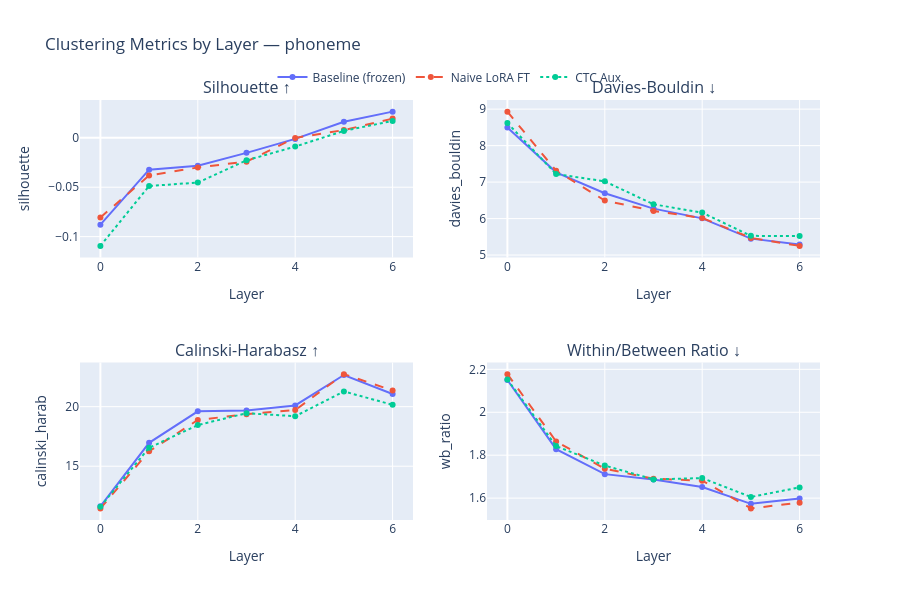
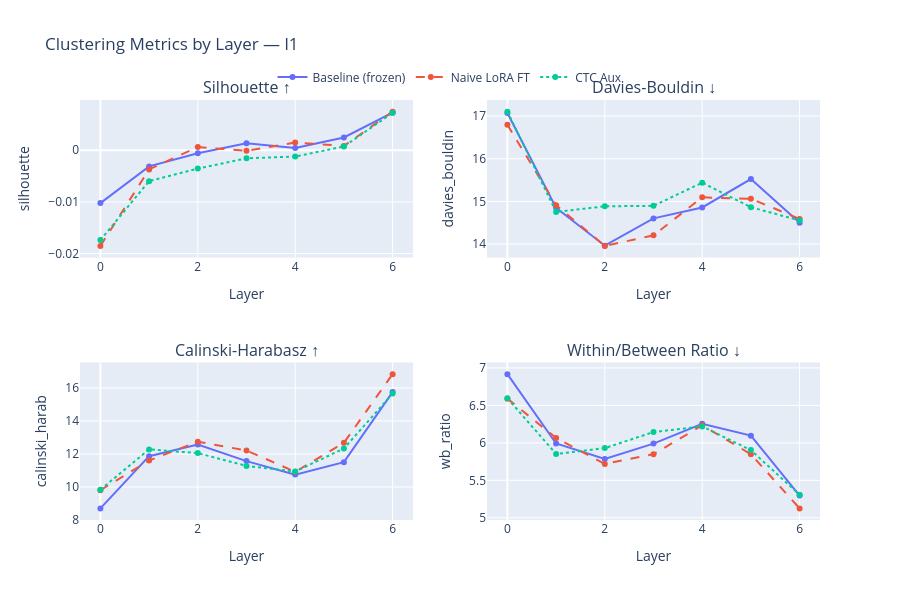
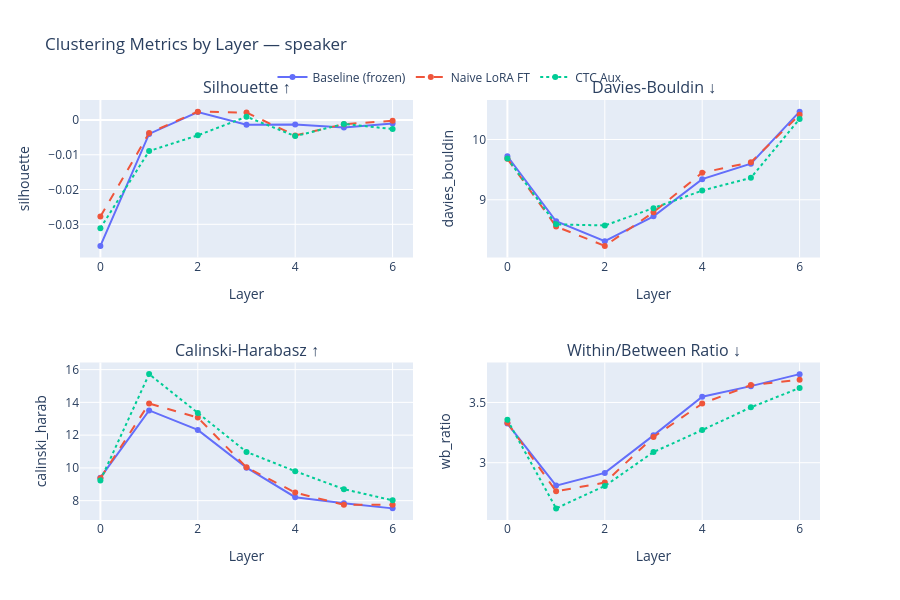

Write notebook code for charts like these, in order.
### Markdown cell above
---
# Section 3 — Layer Progression Charts

### Code cell
# ── 3a. Per-label metric progression ─────────────────────────────────────────
for label_type in LABEL_TYPES:
    sub = df[df["label_type"] == label_type]
    fig = make_subplots(rows=2, cols=2,
                        subplot_titles=[t for t, _ in METRICS.values()])
    positions = [(1,1),(1,2),(2,1),(2,2)]
    for (metric, (title, _)), (r, c) in zip(METRICS.items(), positions):
        for key in MODELS:
            msub = sub[sub["model"] == key].sort_values("layer")
            s    = MODEL_STYLES.get(key, {})
            fig.add_trace(go.Scatter(
                x=msub["layer"], y=msub[metric],
                name=s.get("label", key), legendgroup=key,
                showlegend=(r == 1 and c == 1),
                line=dict(color=s.get("color"), dash=s.get("dash"), width=2),
                mode="lines+markers",
            ), row=r, col=c)
        fig.update_xaxes(title_text="Layer", row=r, col=c)
        fig.update_yaxes(title_text=metric[:14], row=r, col=c)
    fig.update_layout(
        title=f"Clustering Metrics by Layer — {label_type}",
        height=600,
        legend=dict(orientation="h", yanchor="bottom", y=1.02, xanchor="center", x=0.5),
    )
    fig.show()

### Figure 1 — Plotly figure (JSON) as saved in the notebook; plotly's stock layout.template omitted (floating-point values rounded to 4 significant figures)
{"data": [{"legendgroup": "baseline", "line": {"color": "#636EFA", "dash": "solid", "width": 2}, "mode": "lines+markers", "name": "Baseline (frozen)", "showlegend": true, "type": "scatter", "x": [0, 1, 2, 3, 4, 5, 6], "xaxis": "x", "y": [-0.08789, -0.03224, -0.02833, -0.0152, -0.001065, 0.0162, 0.02654], "yaxis": "y"}, {"legendgroup": "baseline_lora", "line": {"color": "#EF553B", "dash": "dash", "width": 2}, "mode": "lines+markers", "name": "Naive LoRA FT", "showlegend": true, "type": "scatter", "x": [0, 1, 2, 3, 4, 5, 6], "xaxis": "x", "y": [-0.08056, -0.03806, -0.03, -0.02409, -7.998e-05, 0.007898, 0.01948], "yaxis": "y"}, {"legendgroup": "ctc_aux", "line": {"color": "#00CC96", "dash": "dot", "width": 2}, "mode": "lines+markers", "name": "CTC Aux", "showlegend": true, "type": "scatter", "x": [0, 1, 2, 3, 4, 5, 6], "xaxis": "x", "y": [-0.1094, -0.04875, -0.04529, -0.02272, -0.008864, 0.007047, 0.01712], "yaxis": "y"}, {"legendgroup": "baseline", "line": {"color": "#636EFA", "dash": "solid", "width": 2}, "mode": "lines+markers", "name": "Baseline (frozen)", "showlegend": false, "type": "scatter", "x": [0, 1, 2, 3, 4, 5, 6], "xaxis": "x2", "y": [8.497, 7.267, 6.695, 6.273, 6.006, 5.45, 5.292], "yaxis": "y2"}, {"legendgroup": "baseline_lora", "line": {"color": "#EF553B", "dash": "dash", "width": 2}, "mode": "lines+markers", "name": "Naive LoRA FT", "showlegend": false, "type": "scatter", "x": [0, 1, 2, 3, 4, 5, 6], "xaxis": "x2", "y": [8.932, 7.312, 6.495, 6.21, 6.016, 5.47, 5.252], "yaxis": "y2"}, {"legendgroup": "ctc_aux", "line": {"color": "#00CC96", "dash": "dot", "width": 2}, "mode": "lines+markers", "name": "CTC Aux", "showlegend": false, "type": "scatter", "x": [0, 1, 2, 3, 4, 5, 6], "xaxis": "x2", "y": [8.619, 7.221, 7.021, 6.392, 6.164, 5.526, 5.525], "yaxis": "y2"}, {"legendgroup": "baseline", "line": {"color": "#636EFA", "dash": "solid", "width": 2}, "mode": "lines+markers", "name": "Baseline (frozen)", "showlegend": false, "type": "scatter", "x": [0, 1, 2, 3, 4, 5, 6], "xaxis": "x3", "y": [11.63, 16.96, 19.61, 19.68, 20.1, 22.66, 21.06], "yaxis": "y3"}, {"legendgroup": "baseline_lora", "line": {"color": "#EF553B", "dash": "dash", "width": 2}, "mode": "lines+markers", "name": "Naive LoRA FT", "showlegend": false, "type": "scatter", "x": [0, 1, 2, 3, 4, 5, 6], "xaxis": "x3", "y": [11.46, 16.25, 18.88, 19.37, 19.71, 22.73, 21.36], "yaxis": "y3"}, {"legendgroup": "ctc_aux", "line": {"color": "#00CC96", "dash": "dot", "width": 2}, "mode": "lines+markers", "name": "CTC Aux", "showlegend": false, "type": "scatter", "x": [0, 1, 2, 3, 4, 5, 6], "xaxis": "x3", "y": [11.61, 16.55, 18.46, 19.45, 19.2, 21.28, 20.15], "yaxis": "y3"}, {"legendgroup": "baseline", "line": {"color": "#636EFA", "dash": "solid", "width": 2}, "mode": "lines+markers", "name": "Baseline (frozen)", "showlegend": false, "type": "scatter", "x": [0, 1, 2, 3, 4, 5, 6], "xaxis": "x4", "y": [2.15, 1.828, 1.712, 1.687, 1.652, 1.574, 1.599], "yaxis": "y4"}, {"legendgroup": "baseline_lora", "line": {"color": "#EF553B", "dash": "dash", "width": 2}, "mode": "lines+markers", "name": "Naive LoRA FT", "showlegend": false, "type": "scatter", "x": [0, 1, 2, 3, 4, 5, 6], "xaxis": "x4", "y": [2.178, 1.864, 1.737, 1.691, 1.681, 1.552, 1.579], "yaxis": "y4"}, {"legendgroup": "ctc_aux", "line": {"color": "#00CC96", "dash": "dot", "width": 2}, "mode": "lines+markers", "name": "CTC Aux", "showlegend": false, "type": "scatter", "x": [0, 1, 2, 3, 4, 5, 6], "xaxis": "x4", "y": [2.153, 1.843, 1.752, 1.687, 1.694, 1.605, 1.65], "yaxis": "y4"}], "layout": {"annotations": [{"font": {"size": 16}, "showarrow": false, "text": "Silhouette ↑", "x": 0.225, "xanchor": "center", "xref": "paper", "y": 1, "yanchor": "bottom", "yref": "paper"}, {"font": {"size": 16}, "showarrow": false, "text": "Davies-Bouldin ↓", "x": 0.775, "xanchor": "center", "xref": "paper", "y": 1, "yanchor": "bottom", "yref": "paper"}, {"font": {"size": 16}, "showarrow": false, "text": "Calinski-Harabasz ↑", "x": 0.225, "xanchor": "center", "xref": "paper", "y": 0.375, "yanchor": "bottom", "yref": "paper"}, {"font": {"size": 16}, "showarrow": false, "text": "Within/Between Ratio ↓", "x": 0.775, "xanchor": "center", "xref": "paper", "y": 0.375, "yanchor": "bottom", "yref": "paper"}], "height": 600, "legend": {"orientation": "h", "x": 0.5, "xanchor": "center", "y": 1.02, "yanchor": "bottom"}, "title": {"text": "Clustering Metrics by Layer — phoneme"}, "xaxis": {"anchor": "y", "domain": [0, 0.45], "title": {"text": "Layer"}}, "xaxis2": {"anchor": "y2", "domain": [0.55, 1], "title": {"text": "Layer"}}, "xaxis3": {"anchor": "y3", "domain": [0, 0.45], "title": {"text": "Layer"}}, "xaxis4": {"anchor": "y4", "domain": [0.55, 1], "title": {"text": "Layer"}}, "yaxis": {"anchor": "x", "domain": [0.625, 1], "title": {"text": "silhouette"}}, "yaxis2": {"anchor": "x2", "domain": [0.625, 1], "title": {"text": "davies_bouldin"}}, "yaxis3": {"anchor": "x3", "domain": [0, 0.375], "title": {"text": "calinski_harab"}}, "yaxis4": {"anchor": "x4", "domain": [0, 0.375], "title": {"text": "wb_ratio"}}}}

### Figure 2 — Plotly figure (JSON) as saved in the notebook; plotly's stock layout.template omitted (floating-point values rounded to 4 significant figures)
{"data": [{"legendgroup": "baseline", "line": {"color": "#636EFA", "dash": "solid", "width": 2}, "mode": "lines+markers", "name": "Baseline (frozen)", "showlegend": true, "type": "scatter", "x": [0, 1, 2, 3, 4, 5, 6], "xaxis": "x", "y": [-0.01023, -0.003119, -0.0005839, 0.001374, 0.0004368, 0.002477, 0.007286], "yaxis": "y"}, {"legendgroup": "baseline_lora", "line": {"color": "#EF553B", "dash": "dash", "width": 2}, "mode": "lines+markers", "name": "Naive LoRA FT", "showlegend": true, "type": "scatter", "x": [0, 1, 2, 3, 4, 5, 6], "xaxis": "x", "y": [-0.01851, -0.003712, 0.0006301, -0.0001063, 0.001495, 0.0008354, 0.007486], "yaxis": "y"}, {"legendgroup": "ctc_aux", "line": {"color": "#00CC96", "dash": "dot", "width": 2}, "mode": "lines+markers", "name": "CTC Aux", "showlegend": true, "type": "scatter", "x": [0, 1, 2, 3, 4, 5, 6], "xaxis": "x", "y": [-0.01739, -0.005977, -0.003553, -0.001556, -0.001213, 0.0007389, 0.007248], "yaxis": "y"}, {"legendgroup": "baseline", "line": {"color": "#636EFA", "dash": "solid", "width": 2}, "mode": "lines+markers", "name": "Baseline (frozen)", "showlegend": false, "type": "scatter", "x": [0, 1, 2, 3, 4, 5, 6], "xaxis": "x2", "y": [17.07, 14.85, 13.96, 14.6, 14.86, 15.53, 14.5], "yaxis": "y2"}, {"legendgroup": "baseline_lora", "line": {"color": "#EF553B", "dash": "dash", "width": 2}, "mode": "lines+markers", "name": "Naive LoRA FT", "showlegend": false, "type": "scatter", "x": [0, 1, 2, 3, 4, 5, 6], "xaxis": "x2", "y": [16.8, 14.91, 13.96, 14.21, 15.1, 15.06, 14.59], "yaxis": "y2"}, {"legendgroup": "ctc_aux", "line": {"color": "#00CC96", "dash": "dot", "width": 2}, "mode": "lines+markers", "name": "CTC Aux", "showlegend": false, "type": "scatter", "x": [0, 1, 2, 3, 4, 5, 6], "xaxis": "x2", "y": [17.1, 14.76, 14.89, 14.9, 15.44, 14.87, 14.56], "yaxis": "y2"}, {"legendgroup": "baseline", "line": {"color": "#636EFA", "dash": "solid", "width": 2}, "mode": "lines+markers", "name": "Baseline (frozen)", "showlegend": false, "type": "scatter", "x": [0, 1, 2, 3, 4, 5, 6], "xaxis": "x3", "y": [8.703, 11.87, 12.57, 11.57, 10.75, 11.5, 15.75], "yaxis": "y3"}, {"legendgroup": "baseline_lora", "line": {"color": "#EF553B", "dash": "dash", "width": 2}, "mode": "lines+markers", "name": "Naive LoRA FT", "showlegend": false, "type": "scatter", "x": [0, 1, 2, 3, 4, 5, 6], "xaxis": "x3", "y": [9.804, 11.6, 12.74, 12.21, 10.92, 12.68, 16.84], "yaxis": "y3"}, {"legendgroup": "ctc_aux", "line": {"color": "#00CC96", "dash": "dot", "width": 2}, "mode": "lines+markers", "name": "CTC Aux", "showlegend": false, "type": "scatter", "x": [0, 1, 2, 3, 4, 5, 6], "xaxis": "x3", "y": [9.837, 12.28, 12.05, 11.28, 10.93, 12.33, 15.66], "yaxis": "y3"}, {"legendgroup": "baseline", "line": {"color": "#636EFA", "dash": "solid", "width": 2}, "mode": "lines+markers", "name": "Baseline (frozen)", "showlegend": false, "type": "scatter", "x": [0, 1, 2, 3, 4, 5, 6], "xaxis": "x4", "y": [6.917, 5.992, 5.786, 5.99, 6.255, 6.096, 5.297], "yaxis": "y4"}, {"legendgroup": "baseline_lora", "line": {"color": "#EF553B", "dash": "dash", "width": 2}, "mode": "lines+markers", "name": "Naive LoRA FT", "showlegend": false, "type": "scatter", "x": [0, 1, 2, 3, 4, 5, 6], "xaxis": "x4", "y": [6.59, 6.065, 5.719, 5.848, 6.234, 5.848, 5.126], "yaxis": "y4"}, {"legendgroup": "ctc_aux", "line": {"color": "#00CC96", "dash": "dot", "width": 2}, "mode": "lines+markers", "name": "CTC Aux", "showlegend": false, "type": "scatter", "x": [0, 1, 2, 3, 4, 5, 6], "xaxis": "x4", "y": [6.596, 5.851, 5.93, 6.144, 6.22, 5.903, 5.308], "yaxis": "y4"}], "layout": {"annotations": [{"font": {"size": 16}, "showarrow": false, "text": "Silhouette ↑", "x": 0.225, "xanchor": "center", "xref": "paper", "y": 1, "yanchor": "bottom", "yref": "paper"}, {"font": {"size": 16}, "showarrow": false, "text": "Davies-Bouldin ↓", "x": 0.775, "xanchor": "center", "xref": "paper", "y": 1, "yanchor": "bottom", "yref": "paper"}, {"font": {"size": 16}, "showarrow": false, "text": "Calinski-Harabasz ↑", "x": 0.225, "xanchor": "center", "xref": "paper", "y": 0.375, "yanchor": "bottom", "yref": "paper"}, {"font": {"size": 16}, "showarrow": false, "text": "Within/Between Ratio ↓", "x": 0.775, "xanchor": "center", "xref": "paper", "y": 0.375, "yanchor": "bottom", "yref": "paper"}], "height": 600, "legend": {"orientation": "h", "x": 0.5, "xanchor": "center", "y": 1.02, "yanchor": "bottom"}, "title": {"text": "Clustering Metrics by Layer — l1"}, "xaxis": {"anchor": "y", "domain": [0, 0.45], "title": {"text": "Layer"}}, "xaxis2": {"anchor": "y2", "domain": [0.55, 1], "title": {"text": "Layer"}}, "xaxis3": {"anchor": "y3", "domain": [0, 0.45], "title": {"text": "Layer"}}, "xaxis4": {"anchor": "y4", "domain": [0.55, 1], "title": {"text": "Layer"}}, "yaxis": {"anchor": "x", "domain": [0.625, 1], "title": {"text": "silhouette"}}, "yaxis2": {"anchor": "x2", "domain": [0.625, 1], "title": {"text": "davies_bouldin"}}, "yaxis3": {"anchor": "x3", "domain": [0, 0.375], "title": {"text": "calinski_harab"}}, "yaxis4": {"anchor": "x4", "domain": [0, 0.375], "title": {"text": "wb_ratio"}}}}

### Figure 3 — Plotly figure (JSON) as saved in the notebook; plotly's stock layout.template omitted (floating-point values rounded to 4 significant figures)
{"data": [{"legendgroup": "baseline", "line": {"color": "#636EFA", "dash": "solid", "width": 2}, "mode": "lines+markers", "name": "Baseline (frozen)", "showlegend": true, "type": "scatter", "x": [0, 1, 2, 3, 4, 5, 6], "xaxis": "x", "y": [-0.0362, -0.004015, 0.002274, -0.001343, -0.001273, -0.00219, -0.0009965], "yaxis": "y"}, {"legendgroup": "baseline_lora", "line": {"color": "#EF553B", "dash": "dash", "width": 2}, "mode": "lines+markers", "name": "Naive LoRA FT", "showlegend": true, "type": "scatter", "x": [0, 1, 2, 3, 4, 5, 6], "xaxis": "x", "y": [-0.02778, -0.003761, 0.002397, 0.002116, -0.004445, -0.001202, -0.0002294], "yaxis": "y"}, {"legendgroup": "ctc_aux", "line": {"color": "#00CC96", "dash": "dot", "width": 2}, "mode": "lines+markers", "name": "CTC Aux", "showlegend": true, "type": "scatter", "x": [0, 1, 2, 3, 4, 5, 6], "xaxis": "x", "y": [-0.03111, -0.008939, -0.00443, 0.0009278, -0.004646, -0.001137, -0.0026], "yaxis": "y"}, {"legendgroup": "baseline", "line": {"color": "#636EFA", "dash": "solid", "width": 2}, "mode": "lines+markers", "name": "Baseline (frozen)", "showlegend": false, "type": "scatter", "x": [0, 1, 2, 3, 4, 5, 6], "xaxis": "x2", "y": [9.722, 8.644, 8.313, 8.725, 9.342, 9.599, 10.46], "yaxis": "y2"}, {"legendgroup": "baseline_lora", "line": {"color": "#EF553B", "dash": "dash", "width": 2}, "mode": "lines+markers", "name": "Naive LoRA FT", "showlegend": false, "type": "scatter", "x": [0, 1, 2, 3, 4, 5, 6], "xaxis": "x2", "y": [9.679, 8.556, 8.235, 8.795, 9.449, 9.623, 10.41], "yaxis": "y2"}, {"legendgroup": "ctc_aux", "line": {"color": "#00CC96", "dash": "dot", "width": 2}, "mode": "lines+markers", "name": "CTC Aux", "showlegend": false, "type": "scatter", "x": [0, 1, 2, 3, 4, 5, 6], "xaxis": "x2", "y": [9.684, 8.592, 8.574, 8.859, 9.152, 9.365, 10.34], "yaxis": "y2"}, {"legendgroup": "baseline", "line": {"color": "#636EFA", "dash": "solid", "width": 2}, "mode": "lines+markers", "name": "Baseline (frozen)", "showlegend": false, "type": "scatter", "x": [0, 1, 2, 3, 4, 5, 6], "xaxis": "x3", "y": [9.405, 13.51, 12.32, 10.01, 8.213, 7.836, 7.529], "yaxis": "y3"}, {"legendgroup": "baseline_lora", "line": {"color": "#EF553B", "dash": "dash", "width": 2}, "mode": "lines+markers", "name": "Naive LoRA FT", "showlegend": false, "type": "scatter", "x": [0, 1, 2, 3, 4, 5, 6], "xaxis": "x3", "y": [9.374, 13.93, 13.07, 10.03, 8.495, 7.747, 7.747], "yaxis": "y3"}, {"legendgroup": "ctc_aux", "line": {"color": "#00CC96", "dash": "dot", "width": 2}, "mode": "lines+markers", "name": "CTC Aux", "showlegend": false, "type": "scatter", "x": [0, 1, 2, 3, 4, 5, 6], "xaxis": "x3", "y": [9.238, 15.72, 13.36, 10.97, 9.799, 8.702, 8.02], "yaxis": "y3"}, {"legendgroup": "baseline", "line": {"color": "#636EFA", "dash": "solid", "width": 2}, "mode": "lines+markers", "name": "Baseline (frozen)", "showlegend": false, "type": "scatter", "x": [0, 1, 2, 3, 4, 5, 6], "xaxis": "x4", "y": [3.325, 2.81, 2.915, 3.227, 3.548, 3.636, 3.735], "yaxis": "y4"}, {"legendgroup": "baseline_lora", "line": {"color": "#EF553B", "dash": "dash", "width": 2}, "mode": "lines+markers", "name": "Naive LoRA FT", "showlegend": false, "type": "scatter", "x": [0, 1, 2, 3, 4, 5, 6], "xaxis": "x4", "y": [3.331, 2.762, 2.835, 3.214, 3.491, 3.644, 3.689], "yaxis": "y4"}, {"legendgroup": "ctc_aux", "line": {"color": "#00CC96", "dash": "dot", "width": 2}, "mode": "lines+markers", "name": "CTC Aux", "showlegend": false, "type": "scatter", "x": [0, 1, 2, 3, 4, 5, 6], "xaxis": "x4", "y": [3.356, 2.621, 2.806, 3.089, 3.271, 3.46, 3.621], "yaxis": "y4"}], "layout": {"annotations": [{"font": {"size": 16}, "showarrow": false, "text": "Silhouette ↑", "x": 0.225, "xanchor": "center", "xref": "paper", "y": 1, "yanchor": "bottom", "yref": "paper"}, {"font": {"size": 16}, "showarrow": false, "text": "Davies-Bouldin ↓", "x": 0.775, "xanchor": "center", "xref": "paper", "y": 1, "yanchor": "bottom", "yref": "paper"}, {"font": {"size": 16}, "showarrow": false, "text": "Calinski-Harabasz ↑", "x": 0.225, "xanchor": "center", "xref": "paper", "y": 0.375, "yanchor": "bottom", "yref": "paper"}, {"font": {"size": 16}, "showarrow": false, "text": "Within/Between Ratio ↓", "x": 0.775, "xanchor": "center", "xref": "paper", "y": 0.375, "yanchor": "bottom", "yref": "paper"}], "height": 600, "legend": {"orientation": "h", "x": 0.5, "xanchor": "center", "y": 1.02, "yanchor": "bottom"}, "title": {"text": "Clustering Metrics by Layer — speaker"}, "xaxis": {"anchor": "y", "domain": [0, 0.45], "title": {"text": "Layer"}}, "xaxis2": {"anchor": "y2", "domain": [0.55, 1], "title": {"text": "Layer"}}, "xaxis3": {"anchor": "y3", "domain": [0, 0.45], "title": {"text": "Layer"}}, "xaxis4": {"anchor": "y4", "domain": [0.55, 1], "title": {"text": "Layer"}}, "yaxis": {"anchor": "x", "domain": [0.625, 1], "title": {"text": "silhouette"}}, "yaxis2": {"anchor": "x2", "domain": [0.625, 1], "title": {"text": "davies_bouldin"}}, "yaxis3": {"anchor": "x3", "domain": [0, 0.375], "title": {"text": "calinski_harab"}}, "yaxis4": {"anchor": "x4", "domain": [0, 0.375], "title": {"text": "wb_ratio"}}}}
